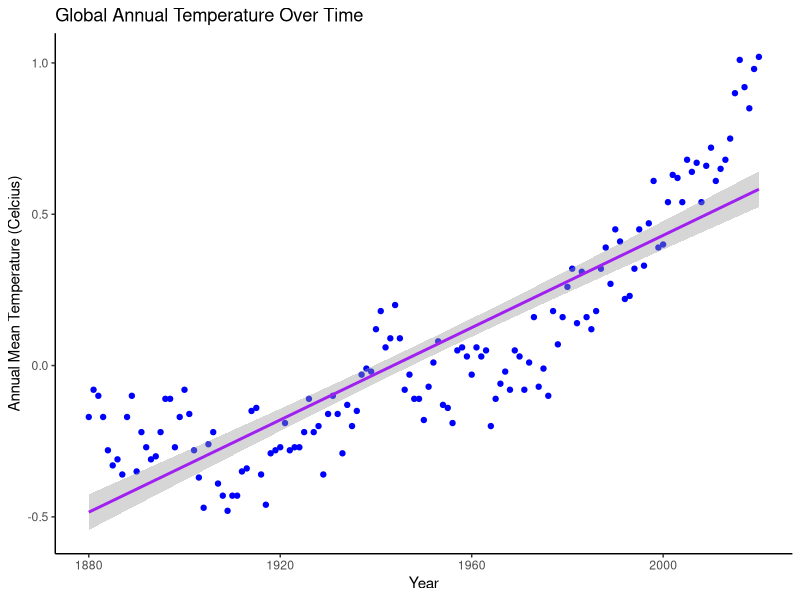
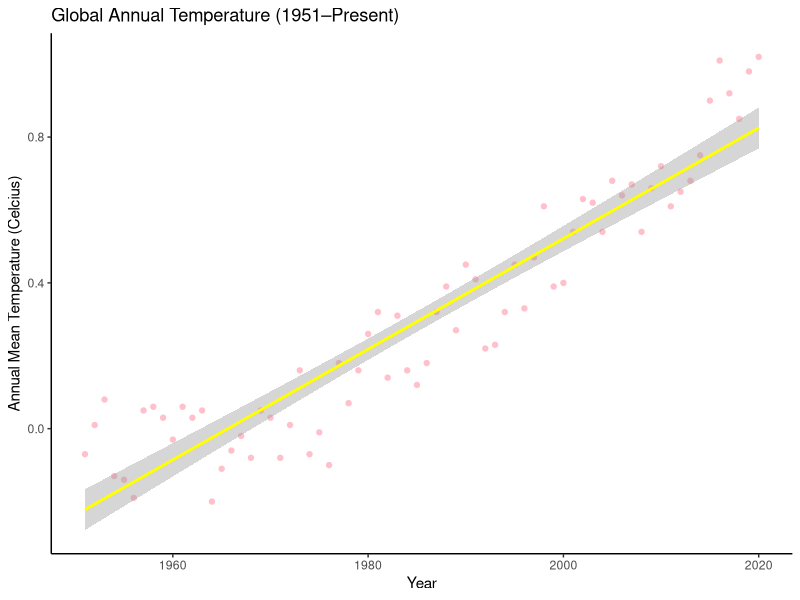
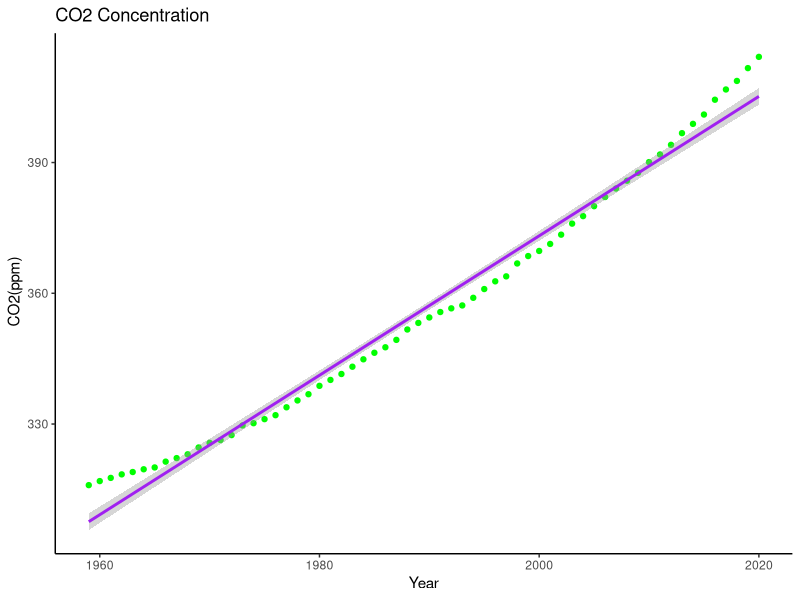
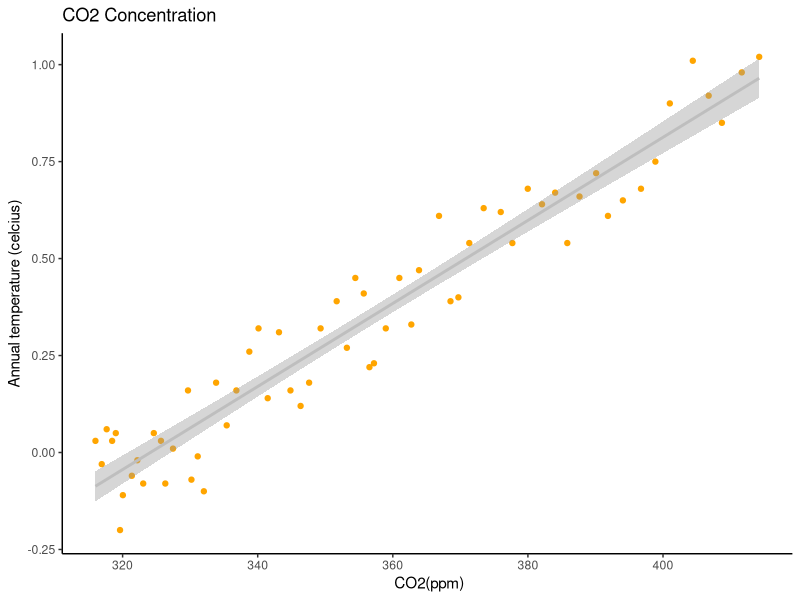

Here is the R script that generated these plots, in order:
#read in library 

library(tidyverse)

dat <- read.csv("global_temps.csv")

#check data class 

class(dat)

class(dat$year)
class(dat$annual_temp_c)

x <- (dat$year)
y <- (dat$annual_temp_c)

# linear regression model

summary(x)
summary(y)

model <- lm(y ~ x)
model
summary(model)

library(ggplot2)
ggplot(data = dat, 
       aes(x = year, 
           y = annual_temp_c)) + 
  geom_point(color = "blue") +
  geom_smooth(method = "lm", color = "purple") +
  xlab("Year") +
  ylab("Annual Mean Temperature (Celcius)") +
  ggtitle("Global Annual Temperature Over Time") +
  theme_classic()



library(dplyr)

dat_1951 <- dat %>%
  filter(year >= 1951)


head(dat_1951)


x <- (dat_1951$year)
y <- (dat_1951$annual_temp_c)

summary(x)
summary(y)

model_1951 <- lm(y ~ x)
model_1951
summary(model_1951)

library(ggplot2)

ggplot(data = dat_1951, 
       aes(x = year, 
           y = annual_temp_c)) + 
  geom_point(color = "pink") +
  geom_smooth(method = "lm", color = "yellow") +
  xlab("Year") +
  ylab("Annual Mean Temperature (Celcius)") +
  ggtitle("Global Annual Temperature (1951–Present)") +
  theme_classic()






library(tidyverse)

# reading CO2 data
co2_data <- read.csv("combo.csv")

# data
head(co2_data)
class(co2_data$year)
class(co2_data$annual_co2_ppm)


x <- co2_data$year
y <- co2_data$annual_co2_ppm

summary(x)
summary(y)

model_co2 <- lm(y ~ x)
model_co2
summary(model_co2)

library(ggplot2)

ggplot(co2_data, aes(x = year, y = annual_co2_ppm)) +
  geom_point( color = "green") +
  geom_smooth(method = "lm", color = "purple") +
  xlab("Year") +
  ylab(" CO2(ppm)") +
  ggtitle("CO2 Concentration") +
  theme_classic()



library(tidyverse)

# reading CO2 data
co2_data <- read.csv("combo.csv")

# data
head(co2_data)
class(co2_data$annual_temp_c)
class(co2_data$annual_co2_ppm)


y <- co2_data$annual_temp_c
x <- co2_data$annual_co2_ppm

summary(x)
summary(y)

model_co2 <- lm(y ~ x)
model_co2
summary(model_co2)

library(ggplot2)

ggplot(co2_data, aes(y = annual_temp_c, x = annual_co2_ppm)) +
  geom_point( color = "orange") +
  geom_smooth(method = "lm", color = "grey") +
  ylab("Annual temperature (celcius)") +
  xlab(" CO2(ppm)") +
  ggtitle("CO2 Concentration") +
  theme_classic()
